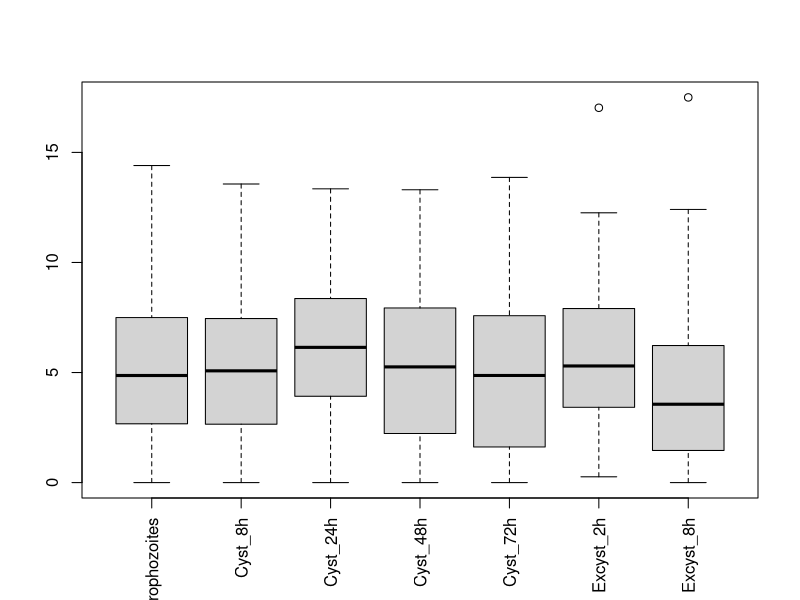

Write R code to recreate this figure. (Note: this script raises an error after producing the figure.)
#<< == >> << == >> << == >> << == >> << == >> << == >> << == >> << == >> << == >> << == >> 
#if (!requireNamespace("magrittr"))install.packages("magritt");           library(magrittr)
#if (!requireNamespace("pheatmap"))install.packages("pheatmap");          library(pheatmap)
#if (!requireNamespace("RColorBrewer"))install.packages("RcolorBrewer");  library(RColorBrewer)
#if (!requireNamespace("Rio"))install.packages("rio");                    library(rio)
#if (!requireNamespace("readr"))install.packages("readr");                library(readr)
#if (!requireNamespace("tidyverse"))install.packages("");                 library(tidyverse)
#if (!requireNamespace("mclust"))install.packages("mclust");              library(mclust)
#if (!requireNamespace("venn"))install.packages("venn");                  library(venn)
#if (!requireNamespace("dplyr"))install.packages("dplyr");                library(dplyr)
#if (!requireNamespace("ggplot2"))install.packages("ggplot2");            library(ggplot2)
#if (!requireNamespace("cowplot"))install.packages("cowplot");            library(cowplot)
#if (!requireNamespace("RColorBrewer"))install.packages("RColorBrewer");  library(RColorBrewer)
#if (!requireNamespace("ggVennDiagram"))install.packages("ggVennDiagram");library(ggVennDiagram)
#if (!requireNamespace("VennDiagram"))install.packages("VennDiagram");    library(VennDiagram)
#<< == >> << == >> << == >> << == >> << == >> << == >> << == >> << == >> << == >> << == >> 
#setwd("~/Desktop/MiGithub/MapaCalorReloaded") # computadora de la casa
setwd("~/Documentos/MiGitHub/MapaCalorReloaded") # computadora del trabajo
library(readr)
#<< == >> << == >> << == >> << == >> << == >> << == >> << == >> << == >> << == >> << == >> 
NewGenes <- read_csv("Ei_enq_circ.csv")
View(NewGenes)
#<< == >> << == >> << == >> << == >> << == >> << == >> << == >> << == >> << == >> << == >> 
NewGenes$Trophs <- NewGenes$Trophs-2
NewGenes$`cyst 8h` <- NewGenes$`cyst 8h`-2;
NewGenes$`cyst 24h` <- NewGenes$`cyst 24h`-2
NewGenes$`cyst 48h` <- NewGenes$`cyst 48h`-2
NewGenes$`cyst 72h` <- NewGenes$`cyst 72h`-2
NewGenes$`excyst 2h` <- NewGenes$`excyst 2h`-2
NewGenes$`excyst 8h` <- NewGenes$`excyst 8h`-2
#<< == >> << == >> << == >> << == >> << == >> << == >> << == >> << == >> << == >> << == >> 
colnames(NewGenes) <- c("GeneID","Trophozoites", "Cyst_8h","Cyst_24h",
                        "Cyst_48h","Cyst_72h","Excyst_2h","Excyst_8h")
rownames(NewGenes) <- NewGenes$GeneID
#<< == >> << == >> << == >> << == >> << == >> << == >> << == >> << == >> << == >> << == >> 
NewGenes_Clean <- NewGenes[,2:8]; View(NewGenes_Clean)
rownames(NewGenes_Clean) <- rownames(NewGenes)
NewGenes_Clean <- as.data.frame(NewGenes_Clean)
rownames(NewGenes_Clean) <- NewGenes$GeneID
#<< == >> << == >> << == >> << == >> << == >> << == >> << == >> << == >> << == >> << == >> 
NewGenes_log2 = log2(NewGenes_Clean + 1)
write.csv(NewGenes_log2,"NewGenesLog.csv")
pdf("Boxplot.pdf")
boxplot(NewGenes_log2, las = 3)
dev.off()
#<< == >> << == >> << == >> << == >> << == >> << == >> << == >> << == >> << == >> << == >> 
NewGenesOrdered <- NewGenes_Clean[order(-NewGenes_Clean$Trophozoites),]
top_genes_NewGenes_Trop <- NewGenesOrdered %>% filter(Trophozoites>0) %>% select(Trophozoites)
k <- dim(NewGenes_Clean); proporcion <- 0.8; NS <- round(k[1]*proporcion);
random_genes_NewGenes = sample(rownames(NewGenes_Clean),NS ); View(random_genes_NewGenes)
head(random_genes_NewGenes)
#<< == >> << == >> << == >> << == >> << == >> << == >> << == >> << == >> << == >> << == >> 
sampledNewGenes_Log2 <- NewGenes_log2[random_genes_NewGenes, ]; #View(sampledNewGenes_Log2)
write.csv(sampledNewGenes_Log2,"SampledNewGenesLog.csv")
pdf("HeathMapNewGenesDef.pdf")
pheatmap(NewGenes_log2[random_genes_NewGenes, ])
dev.off()
#<< == >> << == >> << == >> << == >> << == >> << == >> << == >> << == >> << == >> << == >> 
NewGenes_log2_filtrado <- NewGenes_log2[rowSums(NewGenes_log2) != 0, ]; #View(NewGenes_log2_filtrado)
pdf("HeathMapLog2NewGenesDef.pdf")
pheatmap(NewGenes_log2_filtrado, scale = "row")
dev.off()
write.csv(NewGenes_log2_filtrado,"NewGenesLogFiltrado.csv")
#<< == >> << == >> << == >> << == >> << == >> << == >> << == >> << == >> << == >> << == >> 
my_colors = brewer.pal(n = 11, name = "RdBu")
my_colors = colorRampPalette(my_colors)(50)
my_colors = rev(my_colors)
#<< == >> << == >> << == >> << == >> << == >> << == >> << == >> << == >> << == >> << == >> 
pdf("HeathMapLog2NewGenesfiltrado.pdf")
pheatmap(NewGenes_log2_filtrado, scale = "row",color = my_colors, border_color = NA, fontsize_row = 6)
dev.off()
# == << >> == << >> ==  == << >> == << >> ==  == << >> == << >> ==  == << >> == << >> ==  == << >> ==
#<< == >> << == >> << == >> << == >> << == >> << == >> << == >> << == >> << == >> << == >> 
pdf("HeatMapDatosLimpios.pdf")
pheatmap(NewGenes_Clean[random_genes_NewGenes, ])
dev.off()
#<< == >> << == >> << == >> << == >> << == >> << == >> << == >> << == >> << == >> << == >> 
sampledNewGenes_Log2 <- NewGenes_log2[random_genes_NewGenes, ];
View(sampledNewGenes_Log2)
#<< == >> << == >> << == >> << == >> << == >> << == >> << == >> << == >> << == >> << == >> 
pdf("HeatMapLog2Transformed.pdf")
pheatmap(NewGenes_log2[random_genes_NewGenes, ])
dev.off()
#<< == >> << == >> << == >> << == >> << == >> << == >> << == >> << == >> << == >> << == >> 
NewGenes_log2_filtrado <- NewGenes_log2[rowSums(NewGenes_log2) != 0, ];
View(NewGenes_log2_filtrado)
#<< == >> << == >> << == >> << == >> << == >> << == >> << == >> << == >> << == >> << == >> 
pdf("HeatMapNormalizadosRenglon.pdf")
pheatmap(NewGenes_log2_filtrado, scale = "row")
dev.off()
#<< == >> << == >> << == >> << == >> << == >> << == >> << == >> << == >> << == >> << == >> 
pdf("HeatMapNormalizadosColumna.pdf")
pheatmap(NewGenes_log2_filtrado, scale = "column")
dev.off()
#<< == >> << == >> << == >> << == >> << == >> << == >> << == >> << == >> << == >> << == >> 
my_colors = c("green", "yellow", "pink")
my_colors = colorRampPalette(my_colors)(50)
#my_colors
#<< == >> << == >> << == >> << == >> << == >> << == >> << == >> << == >> << == >> << == >> 
pdf("HeatMapPaletaPersonal.pdf")
pheatmap(NewGenes_log2_filtrado, scale = "row", 
         color = my_colors)
dev.off()
#<< == >> << == >> << == >> << == >> << == >> << == >> << == >> << == >> << == >> << == >> 
my_colors = brewer.pal(n = 11, name = "RdBu")
my_colors = colorRampPalette(my_colors)(50)
my_colors = rev(my_colors)
#my_colors
#<< == >> << == >> << == >> << == >> << == >> << == >> << == >> << == >> << == >> << == >> 
pdf("HeatMapLog2Transformed.pdf")
pheatmap(NewGenes_log2_filtrado, scale = "row", 
         color = my_colors)
dev.off()
#<< == >> << == >> << == >> << == >> << == >> << == >> << == >> << == >> << == >> << == >> 
pdf("HeatMapLog2TransformedLetra4.pdf")
pheatmap(NewGenes_log2_filtrado, scale = "row",
         color = my_colors,
         border_color = NA, fontsize_row = 4)
dev.off()
#<< == >> << == >> << == >> << == >> << == >> << == >> << == >> << == >> << == >> << == >> 
pdf("MapadeCalorFinal.pdf")
pheatmap(NewGenes_log2_filtrado, scale = "row",color = my_colors,
         border_color = NA, fontsize_row = 6)
dev.off()
NewGenes_Log2 <- NewGenes_log2_filtrado
# == << >> == << >> ==  == << >> == << >> ==  == << >> == << >> ==  == << >> == << >> ==  == << >> ==
hc <- hclust(dist(NewGenes_Log2))
grupos <- cutree(hc, k = 1); colores <- c("purple", "blue");  
#<< == >> << == >> << == >> << == >> << == >> << == >> << == >> << == >> << == >> << == >> 
pdf("DendogramNewGenesJerarquico.pdf")
plot(hc, main = "Dendograma del análisis de clúster jerárquico", 
     col = colores[grupos], 
     xlab =  "Genes NewGenes",
     ylab = "Distancias",
     hang = -1)
dev.off()
#
#<< == >> << == >> << == >> << == >> << == >> << == >> << == >> << == >> << == >> << == >> 
hc <- hclust(dist(NewGenes_Log2),"ave")
pdf("DendogramNewGenesJerarquicoAve.pdf")
plot(hc, main = "Dendograma del análisis de clúster jerárquico",
     xlab =  "Genes NewGenes",
     ylab = "Distancias",
     hang = -1,
     col=colores[grupos])
dev.off()
#<< == >> << == >> << == >> << == >> << == >> << == >> << == >> << == >> << == >> << == >> 
hc <- hclust(dist(NewGenes_Log2),"cen")
pdf("DendogramNewGenesJerarquicoCen.pdf")
plot(hc, main = "Dendograma del análisis de clúster jerárquico",
     xlab =  "Genes NewGenes",
     ylab = "Distancias",
     hang = -1,
     col=colores[grupos])
dev.off()
# == << >> == << >> ==  == << >> == << >> ==  == << >> == << >> ==  == << >> == << >> ==  == << >> ==
k <- 3
kmeans_result <- kmeans(NewGenes_Log2, centers = k)
pdf("KMeansGraph.pdf")
plot(NewGenes_Log2, col = kmeans_result$cluster)
dev.off()
variaciones_explicadas <- vector("numeric", length = 10)
for (k in 1:10) {
  kmeans_result <- kmeans(NewGenes_Log2, centers = k)
  variaciones_explicadas[k] <- kmeans_result$tot.withinss}
#<< == >> << == >> << == >> << == >> << == >> << == >> << == >> << == >> << == >> << == >> 
pdf("Kmeansto10.pdf")
plot(1:10, variaciones_explicadas, type = "b", pch = 19, frame = FALSE,
     xlab = "Número de clústeres", ylab = "Variación explicada",main = "Método del codo")
ss_total <- sum(var(NewGenes_Log2)^2)
variacion_explicada_rel <- 1 - variaciones_explicadas/ss_total
lines(1:10, variacion_explicada_rel, type = "b", pch = 19, col = "red")
abline(v = which.max(variacion_explicada_rel), col = "blue", lty = 2)
k_optimo <- which.max(variacion_explicada_rel); k_optimo
dev.off()
#<< == >> << == >> << == >> << == >> << == >> << == >> << == >> << == >> << == >> << == >> 
hc <- hclust(dist(NewGenes_Log2))
grupos <- cutree(hc, k = 10); colores <- c("purple", "blue");  
pdf("DendogramNewGenesJerarquicoJerarq.pdf")
plot(hc, main = "Dendograma del análisis de clúster jerárquico", 
     col = colores[grupos], xlab =  "Genes NewGenes",ylab = "Distancias",hang = -1)
dev.off()
#<< == >> << == >> << == >> << == >> << == >> << == >> << == >> << == >> << == >> << == >> 
hc <- hclust(dist(NewGenes_Log2),"ave")
pdf("DendogramNewGenesJerarquicoAve.pdf")
plot(hc, main = "Dendograma del análisis de clúster jerárquico",
     xlab =  "Genes NewGenes",ylab = "Distancias",hang = -1,col=colores[grupos])
dev.off()
#<< == >> << == >> << == >> << == >> << == >> << == >> << == >> << == >> << == >> << == >> 
hc <- hclust(dist(NewGenes_Log2),"cen")
pdf("DendogramNewGenesJerarquicoCen.pdf")
plot(hc, main = "Dendograma del análisis de clúster jerárquico",xlab =  "Genes NewGenes",
     ylab = "Distancias",hang = -1,col=colores[grupos])
dev.off()
# == << >> == << >> ==  == << >> == << >> ==  == << >> == << >> ==  == << >> == << >> ==  == << >> ==
library(mclust)
# Aplicar el clustering basado en el algoritmo de mezcla de Gaussianas
mclust_result <- Mclust(NewGenes_Log2)
pdf("ClusterGaussClass.pdf")
plot(mclust_result, what = "classification",
     main = "Cluster basado en mezcla de gaussianos",
     hang = -1, col=my_colors)
dev.off()
#<< == >> << == >> << == >> << == >> << == >> << == >> << == >> << == >> << == >> << == >> 
pdf("ClusterGaussDensity.pdf")
plot(mclust_result, what = "density",
     main = "Cluster basado en mezcla de gaussianos",
     hang = -1,col=my_colors)
dev.off()
#<< == >> << == >> << == >> << == >> << == >> << == >> << == >> << == >> << == >> << == >> 
pdf("ClusterGaussUncertainty.pdf")
plot(mclust_result, what = "uncertainty",
     main = "Cluster basado en mezcla de gaussianos",
     hang = -1,col=my_colors)
dev.off()
#<< == >> << == >> << == >> << == >> << == >> << == >> << == >> << == >> << == >> << == >> 
pdf("ClusterGaussBIC.pdf")
plot(mclust_result, what = "BIC",
     main = "Cluster basado en mezcla de gaussianos",
     hang = -1,col=my_colors)
dev.off()
# == << >> == << >> ==  == << >> == << >> ==  == << >> == << >> ==  == << >> == << >> ==  == << >> ==
